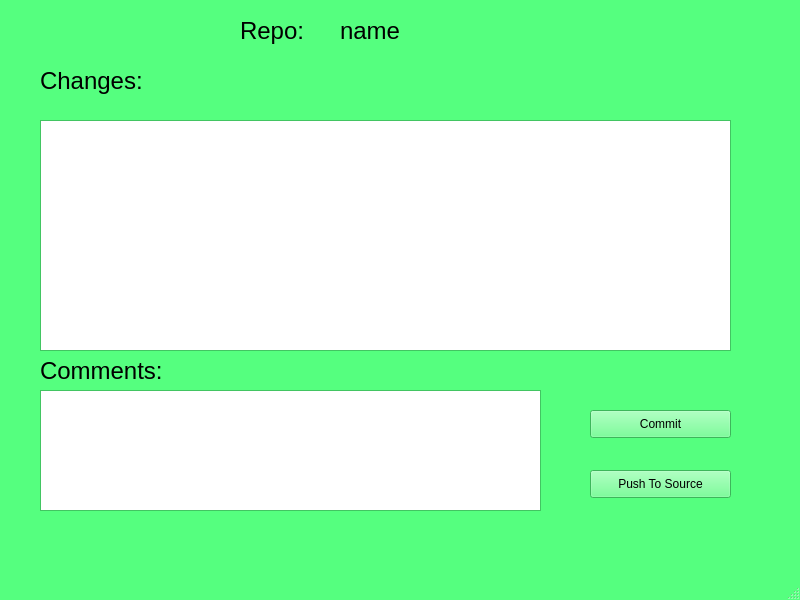
<?xml version="1.0" encoding="UTF-8"?>
<ui version="4.0">
 <class>MainWindow</class>
 <widget class="QMainWindow" name="MainWindow">
  <property name="geometry">
   <rect>
    <x>0</x>
    <y>0</y>
    <width>800</width>
    <height>600</height>
   </rect>
  </property>
  <property name="palette">
   <palette>
    <active>
     <colorrole role="WindowText">
      <brush brushstyle="SolidPattern">
       <color alpha="255">
        <red>0</red>
        <green>0</green>
        <blue>0</blue>
       </color>
      </brush>
     </colorrole>
     <colorrole role="Button">
      <brush brushstyle="SolidPattern">
       <color alpha="255">
        <red>85</red>
        <green>255</green>
        <blue>127</blue>
       </color>
      </brush>
     </colorrole>
     <colorrole role="Light">
      <brush brushstyle="SolidPattern">
       <color alpha="255">
        <red>213</red>
        <green>255</green>
        <blue>223</blue>
       </color>
      </brush>
     </colorrole>
     <colorrole role="Midlight">
      <brush brushstyle="SolidPattern">
       <color alpha="255">
        <red>149</red>
        <green>255</green>
        <blue>175</blue>
       </color>
      </brush>
     </colorrole>
     <colorrole role="Dark">
      <brush brushstyle="SolidPattern">
       <color alpha="255">
        <red>42</red>
        <green>127</green>
        <blue>63</blue>
       </color>
      </brush>
     </colorrole>
     <colorrole role="Mid">
      <brush brushstyle="SolidPattern">
       <color alpha="255">
        <red>56</red>
        <green>170</green>
        <blue>84</blue>
       </color>
      </brush>
     </colorrole>
     <colorrole role="Text">
      <brush brushstyle="SolidPattern">
       <color alpha="255">
        <red>0</red>
        <green>0</green>
        <blue>0</blue>
       </color>
      </brush>
     </colorrole>
     <colorrole role="BrightText">
      <brush brushstyle="SolidPattern">
       <color alpha="255">
        <red>255</red>
        <green>255</green>
        <blue>255</blue>
       </color>
      </brush>
     </colorrole>
     <colorrole role="ButtonText">
      <brush brushstyle="SolidPattern">
       <color alpha="255">
        <red>0</red>
        <green>0</green>
        <blue>0</blue>
       </color>
      </brush>
     </colorrole>
     <colorrole role="Base">
      <brush brushstyle="SolidPattern">
       <color alpha="255">
        <red>255</red>
        <green>255</green>
        <blue>255</blue>
       </color>
      </brush>
     </colorrole>
     <colorrole role="Window">
      <brush brushstyle="SolidPattern">
       <color alpha="255">
        <red>85</red>
        <green>255</green>
        <blue>127</blue>
       </color>
      </brush>
     </colorrole>
     <colorrole role="Shadow">
      <brush brushstyle="SolidPattern">
       <color alpha="255">
        <red>0</red>
        <green>0</green>
        <blue>0</blue>
       </color>
      </brush>
     </colorrole>
     <colorrole role="AlternateBase">
      <brush brushstyle="SolidPattern">
       <color alpha="255">
        <red>170</red>
        <green>255</green>
        <blue>191</blue>
       </color>
      </brush>
     </colorrole>
     <colorrole role="ToolTipBase">
      <brush brushstyle="SolidPattern">
       <color alpha="255">
        <red>255</red>
        <green>255</green>
        <blue>220</blue>
       </color>
      </brush>
     </colorrole>
     <colorrole role="ToolTipText">
      <brush brushstyle="SolidPattern">
       <color alpha="255">
        <red>0</red>
        <green>0</green>
        <blue>0</blue>
       </color>
      </brush>
     </colorrole>
     <colorrole role="PlaceholderText">
      <brush brushstyle="SolidPattern">
       <color alpha="128">
        <red>0</red>
        <green>0</green>
        <blue>0</blue>
       </color>
      </brush>
     </colorrole>
    </active>
    <inactive>
     <colorrole role="WindowText">
      <brush brushstyle="SolidPattern">
       <color alpha="255">
        <red>0</red>
        <green>0</green>
        <blue>0</blue>
       </color>
      </brush>
     </colorrole>
     <colorrole role="Button">
      <brush brushstyle="SolidPattern">
       <color alpha="255">
        <red>85</red>
        <green>255</green>
        <blue>127</blue>
       </color>
      </brush>
     </colorrole>
     <colorrole role="Light">
      <brush brushstyle="SolidPattern">
       <color alpha="255">
        <red>213</red>
        <green>255</green>
        <blue>223</blue>
       </color>
      </brush>
     </colorrole>
     <colorrole role="Midlight">
      <brush brushstyle="SolidPattern">
       <color alpha="255">
        <red>149</red>
        <green>255</green>
        <blue>175</blue>
       </color>
      </brush>
     </colorrole>
     <colorrole role="Dark">
      <brush brushstyle="SolidPattern">
       <color alpha="255">
        <red>42</red>
        <green>127</green>
        <blue>63</blue>
       </color>
      </brush>
     </colorrole>
     <colorrole role="Mid">
      <brush brushstyle="SolidPattern">
       <color alpha="255">
        <red>56</red>
        <green>170</green>
        <blue>84</blue>
       </color>
      </brush>
     </colorrole>
     <colorrole role="Text">
      <brush brushstyle="SolidPattern">
       <color alpha="255">
        <red>0</red>
        <green>0</green>
        <blue>0</blue>
       </color>
      </brush>
     </colorrole>
     <colorrole role="BrightText">
      <brush brushstyle="SolidPattern">
       <color alpha="255">
        <red>255</red>
        <green>255</green>
        <blue>255</blue>
       </color>
      </brush>
     </colorrole>
     <colorrole role="ButtonText">
      <brush brushstyle="SolidPattern">
       <color alpha="255">
        <red>0</red>
        <green>0</green>
        <blue>0</blue>
       </color>
      </brush>
     </colorrole>
     <colorrole role="Base">
      <brush brushstyle="SolidPattern">
       <color alpha="255">
        <red>255</red>
        <green>255</green>
        <blue>255</blue>
       </color>
      </brush>
     </colorrole>
     <colorrole role="Window">
      <brush brushstyle="SolidPattern">
       <color alpha="255">
        <red>85</red>
        <green>255</green>
        <blue>127</blue>
       </color>
      </brush>
     </colorrole>
     <colorrole role="Shadow">
      <brush brushstyle="SolidPattern">
       <color alpha="255">
        <red>0</red>
        <green>0</green>
        <blue>0</blue>
       </color>
      </brush>
     </colorrole>
     <colorrole role="AlternateBase">
      <brush brushstyle="SolidPattern">
       <color alpha="255">
        <red>170</red>
        <green>255</green>
        <blue>191</blue>
       </color>
      </brush>
     </colorrole>
     <colorrole role="ToolTipBase">
      <brush brushstyle="SolidPattern">
       <color alpha="255">
        <red>255</red>
        <green>255</green>
        <blue>220</blue>
       </color>
      </brush>
     </colorrole>
     <colorrole role="ToolTipText">
      <brush brushstyle="SolidPattern">
       <color alpha="255">
        <red>0</red>
        <green>0</green>
        <blue>0</blue>
       </color>
      </brush>
     </colorrole>
     <colorrole role="PlaceholderText">
      <brush brushstyle="SolidPattern">
       <color alpha="128">
        <red>0</red>
        <green>0</green>
        <blue>0</blue>
       </color>
      </brush>
     </colorrole>
    </inactive>
    <disabled>
     <colorrole role="WindowText">
      <brush brushstyle="SolidPattern">
       <color alpha="255">
        <red>42</red>
        <green>127</green>
        <blue>63</blue>
       </color>
      </brush>
     </colorrole>
     <colorrole role="Button">
      <brush brushstyle="SolidPattern">
       <color alpha="255">
        <red>85</red>
        <green>255</green>
        <blue>127</blue>
       </color>
      </brush>
     </colorrole>
     <colorrole role="Light">
      <brush brushstyle="SolidPattern">
       <color alpha="255">
        <red>213</red>
        <green>255</green>
        <blue>223</blue>
       </color>
      </brush>
     </colorrole>
     <colorrole role="Midlight">
      <brush brushstyle="SolidPattern">
       <color alpha="255">
        <red>149</red>
        <green>255</green>
        <blue>175</blue>
       </color>
      </brush>
     </colorrole>
     <colorrole role="Dark">
      <brush brushstyle="SolidPattern">
       <color alpha="255">
        <red>42</red>
        <green>127</green>
        <blue>63</blue>
       </color>
      </brush>
     </colorrole>
     <colorrole role="Mid">
      <brush brushstyle="SolidPattern">
       <color alpha="255">
        <red>56</red>
        <green>170</green>
        <blue>84</blue>
       </color>
      </brush>
     </colorrole>
     <colorrole role="Text">
      <brush brushstyle="SolidPattern">
       <color alpha="255">
        <red>42</red>
        <green>127</green>
        <blue>63</blue>
       </color>
      </brush>
     </colorrole>
     <colorrole role="BrightText">
      <brush brushstyle="SolidPattern">
       <color alpha="255">
        <red>255</red>
        <green>255</green>
        <blue>255</blue>
       </color>
      </brush>
     </colorrole>
     <colorrole role="ButtonText">
      <brush brushstyle="SolidPattern">
       <color alpha="255">
        <red>42</red>
        <green>127</green>
        <blue>63</blue>
       </color>
      </brush>
     </colorrole>
     <colorrole role="Base">
      <brush brushstyle="SolidPattern">
       <color alpha="255">
        <red>85</red>
        <green>255</green>
        <blue>127</blue>
       </color>
      </brush>
     </colorrole>
     <colorrole role="Window">
      <brush brushstyle="SolidPattern">
       <color alpha="255">
        <red>85</red>
        <green>255</green>
        <blue>127</blue>
       </color>
      </brush>
     </colorrole>
     <colorrole role="Shadow">
      <brush brushstyle="SolidPattern">
       <color alpha="255">
        <red>0</red>
        <green>0</green>
        <blue>0</blue>
       </color>
      </brush>
     </colorrole>
     <colorrole role="AlternateBase">
      <brush brushstyle="SolidPattern">
       <color alpha="255">
        <red>85</red>
        <green>255</green>
        <blue>127</blue>
       </color>
      </brush>
     </colorrole>
     <colorrole role="ToolTipBase">
      <brush brushstyle="SolidPattern">
       <color alpha="255">
        <red>255</red>
        <green>255</green>
        <blue>220</blue>
       </color>
      </brush>
     </colorrole>
     <colorrole role="ToolTipText">
      <brush brushstyle="SolidPattern">
       <color alpha="255">
        <red>0</red>
        <green>0</green>
        <blue>0</blue>
       </color>
      </brush>
     </colorrole>
     <colorrole role="PlaceholderText">
      <brush brushstyle="SolidPattern">
       <color alpha="128">
        <red>0</red>
        <green>0</green>
        <blue>0</blue>
       </color>
      </brush>
     </colorrole>
    </disabled>
   </palette>
  </property>
  <property name="windowTitle">
   <string>MainWindow</string>
  </property>
  <widget class="QWidget" name="centralwidget">
   <widget class="QListWidget" name="listWidget">
    <property name="geometry">
     <rect>
      <x>40</x>
      <y>120</y>
      <width>691</width>
      <height>231</height>
     </rect>
    </property>
   </widget>
   <widget class="QPushButton" name="pushButton_2">
    <property name="geometry">
     <rect>
      <x>590</x>
      <y>470</y>
      <width>141</width>
      <height>28</height>
     </rect>
    </property>
    <property name="text">
     <string>Push To Source</string>
    </property>
   </widget>
   <widget class="QTextEdit" name="textEdit">
    <property name="geometry">
     <rect>
      <x>40</x>
      <y>390</y>
      <width>501</width>
      <height>121</height>
     </rect>
    </property>
   </widget>
   <widget class="QPushButton" name="pushButton_3">
    <property name="geometry">
     <rect>
      <x>590</x>
      <y>410</y>
      <width>141</width>
      <height>28</height>
     </rect>
    </property>
    <property name="text">
     <string>Commit</string>
    </property>
   </widget>
   <widget class="QLabel" name="label">
    <property name="geometry">
     <rect>
      <x>40</x>
      <y>60</y>
      <width>231</width>
      <height>41</height>
     </rect>
    </property>
    <property name="font">
     <font>
      <pointsize>18</pointsize>
     </font>
    </property>
    <property name="text">
     <string>Changes:</string>
    </property>
   </widget>
   <widget class="QLabel" name="label_2">
    <property name="geometry">
     <rect>
      <x>40</x>
      <y>350</y>
      <width>231</width>
      <height>41</height>
     </rect>
    </property>
    <property name="font">
     <font>
      <pointsize>18</pointsize>
     </font>
    </property>
    <property name="text">
     <string>Comments:</string>
    </property>
   </widget>
   <widget class="QLabel" name="label_3">
    <property name="geometry">
     <rect>
      <x>240</x>
      <y>10</y>
      <width>81</width>
      <height>41</height>
     </rect>
    </property>
    <property name="font">
     <font>
      <pointsize>18</pointsize>
     </font>
    </property>
    <property name="text">
     <string>Repo:</string>
    </property>
   </widget>
   <widget class="QLabel" name="label_4">
    <property name="geometry">
     <rect>
      <x>340</x>
      <y>10</y>
      <width>231</width>
      <height>41</height>
     </rect>
    </property>
    <property name="font">
     <font>
      <pointsize>18</pointsize>
     </font>
    </property>
    <property name="text">
     <string>name</string>
    </property>
   </widget>
  </widget>
  <widget class="QMenuBar" name="menubar">
   <property name="geometry">
    <rect>
     <x>0</x>
     <y>0</y>
     <width>800</width>
     <height>26</height>
    </rect>
   </property>
  </widget>
  <widget class="QStatusBar" name="statusbar"/>
 </widget>
 <resources/>
 <connections/>
</ui>
